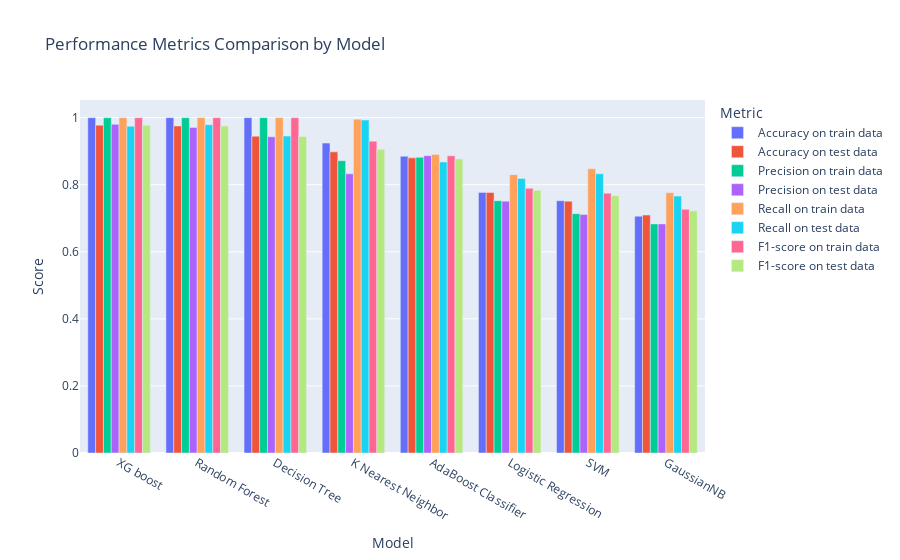

This figure's notebook cell:
### Code cell
import plotly.express as px

# Melting the DataFrame to have a tidy format for visualization
df_melted = df_sorted.melt(id_vars='Model Name', value_vars=['Accuracy on train data', 'Accuracy on test data',
                                                             'Precision on train data', 'Precision on test data',
                                                             'Recall on train data', 'Recall on test data',
                                                             'F1-score on train data', 'F1-score on test data'],
                           var_name='Metric', value_name='Score')

# Creating a grouped bar chart
fig = px.bar(df_melted, x='Model Name', y='Score', color='Metric',
             barmode='group', title='Performance Metrics Comparison by Model',
             labels={'Score': 'Score', 'Model Name': 'Model', 'Metric': 'Metric'})

fig.show()

### Figure 1 — Plotly figure (JSON) as saved in the notebook; plotly's stock layout.template omitted (floating-point values rounded to 4 significant figures)
{"data": [{"alignmentgroup": "True", "hovertemplate": "Metric=Accuracy on train data<br>Model=%{x}<br>Score=%{y}<extra></extra>", "legendgroup": "Accuracy on train data", "marker": {"color": "#636efa", "pattern": {"shape": ""}}, "name": "Accuracy on train data", "offsetgroup": "Accuracy on train data", "orientation": "v", "showlegend": true, "textposition": "auto", "type": "bar", "x": ["XG boost", "Random Forest", "Decision Tree", "K Nearest Neighbor", "AdaBoost Classifier", "Logistic Regression", "SVM", "GaussianNB"], "xaxis": "x", "y": [1, 1, 1, 0.9241, 0.8849, 0.7771, 0.7522, 0.7062], "yaxis": "y"}, {"alignmentgroup": "True", "hovertemplate": "Metric=Accuracy on test data<br>Model=%{x}<br>Score=%{y}<extra></extra>", "legendgroup": "Accuracy on test data", "marker": {"color": "#EF553B", "pattern": {"shape": ""}}, "name": "Accuracy on test data", "offsetgroup": "Accuracy on test data", "orientation": "v", "showlegend": true, "textposition": "auto", "type": "bar", "x": ["XG boost", "Random Forest", "Decision Tree", "K Nearest Neighbor", "AdaBoost Classifier", "Logistic Regression", "SVM", "GaussianNB"], "xaxis": "x", "y": [0.9775, 0.9752, 0.9447, 0.898, 0.8801, 0.7769, 0.751, 0.7095], "yaxis": "y"}, {"alignmentgroup": "True", "hovertemplate": "Metric=Precision on train data<br>Model=%{x}<br>Score=%{y}<extra></extra>", "legendgroup": "Precision on train data", "marker": {"color": "#00cc96", "pattern": {"shape": ""}}, "name": "Precision on train data", "offsetgroup": "Precision on train data", "orientation": "v", "showlegend": true, "textposition": "auto", "type": "bar", "x": ["XG boost", "Random Forest", "Decision Tree", "K Nearest Neighbor", "AdaBoost Classifier", "Logistic Regression", "SVM", "GaussianNB"], "xaxis": "x", "y": [1, 1, 1, 0.8718, 0.8818, 0.7524, 0.7137, 0.6831], "yaxis": "y"}, {"alignmentgroup": "True", "hovertemplate": "Metric=Precision on test data<br>Model=%{x}<br>Score=%{y}<extra></extra>", "legendgroup": "Precision on test data", "marker": {"color": "#ab63fa", "pattern": {"shape": ""}}, "name": "Precision on test data", "offsetgroup": "Precision on test data", "orientation": "v", "showlegend": true, "textposition": "auto", "type": "bar", "x": ["XG boost", "Random Forest", "Decision Tree", "K Nearest Neighbor", "AdaBoost Classifier", "Logistic Regression", "SVM", "GaussianNB"], "xaxis": "x", "y": [0.98, 0.971, 0.9428, 0.8324, 0.8865, 0.7511, 0.7113, 0.683], "yaxis": "y"}, {"alignmentgroup": "True", "hovertemplate": "Metric=Recall on train data<br>Model=%{x}<br>Score=%{y}<extra></extra>", "legendgroup": "Recall on train data", "marker": {"color": "#FFA15A", "pattern": {"shape": ""}}, "name": "Recall on train data", "offsetgroup": "Recall on train data", "orientation": "v", "showlegend": true, "textposition": "auto", "type": "bar", "x": ["XG boost", "Random Forest", "Decision Tree", "K Nearest Neighbor", "AdaBoost Classifier", "Logistic Regression", "SVM", "GaussianNB"], "xaxis": "x", "y": [1, 1, 1, 0.9956, 0.8905, 0.8301, 0.8472, 0.776], "yaxis": "y"}, {"alignmentgroup": "True", "hovertemplate": "Metric=Recall on test data<br>Model=%{x}<br>Score=%{y}<extra></extra>", "legendgroup": "Recall on test data", "marker": {"color": "#19d3f3", "pattern": {"shape": ""}}, "name": "Recall on test data", "offsetgroup": "Recall on test data", "orientation": "v", "showlegend": true, "textposition": "auto", "type": "bar", "x": ["XG boost", "Random Forest", "Decision Tree", "K Nearest Neighbor", "AdaBoost Classifier", "Logistic Regression", "SVM", "GaussianNB"], "xaxis": "x", "y": [0.9743, 0.9789, 0.945, 0.993, 0.8678, 0.8187, 0.8327, 0.7661], "yaxis": "y"}, {"alignmentgroup": "True", "hovertemplate": "Metric=F1-score on train data<br>Model=%{x}<br>Score=%{y}<extra></extra>", "legendgroup": "F1-score on train data", "marker": {"color": "#FF6692", "pattern": {"shape": ""}}, "name": "F1-score on train data", "offsetgroup": "F1-score on train data", "orientation": "v", "showlegend": true, "textposition": "auto", "type": "bar", "x": ["XG boost", "Random Forest", "Decision Tree", "K Nearest Neighbor", "AdaBoost Classifier", "Logistic Regression", "SVM", "GaussianNB"], "xaxis": "x", "y": [1, 1, 1, 0.9296, 0.8861, 0.7894, 0.7748, 0.7266], "yaxis": "y"}, {"alignmentgroup": "True", "hovertemplate": "Metric=F1-score on test data<br>Model=%{x}<br>Score=%{y}<extra></extra>", "legendgroup": "F1-score on test data", "marker": {"color": "#B6E880", "pattern": {"shape": ""}}, "name": "F1-score on test data", "offsetgroup": "F1-score on test data", "orientation": "v", "showlegend": true, "textposition": "auto", "type": "bar", "x": ["XG boost", "Random Forest", "Decision Tree", "K Nearest Neighbor", "AdaBoost Classifier", "Logistic Regression", "SVM", "GaussianNB"], "xaxis": "x", "y": [0.9771, 0.975, 0.9439, 0.9056, 0.8771, 0.7834, 0.7672, 0.7222], "yaxis": "y"}], "layout": {"barmode": "group", "legend": {"title": {"text": "Metric"}, "tracegroupgap": 0}, "title": {"text": "Performance Metrics Comparison by Model"}, "xaxis": {"anchor": "y", "domain": [0, 1], "title": {"text": "Model"}}, "yaxis": {"anchor": "x", "domain": [0, 1], "title": {"text": "Score"}}}}
